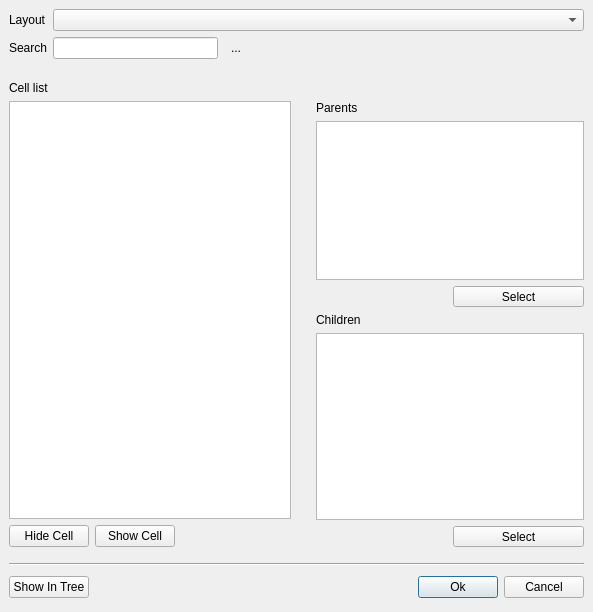
<?xml version="1.0" encoding="UTF-8"?>
<ui version="4.0">
 <class>CellSelectionForm</class>
 <widget class="QDialog" name="CellSelectionForm">
  <property name="geometry">
   <rect>
    <x>0</x>
    <y>0</y>
    <width>593</width>
    <height>612</height>
   </rect>
  </property>
  <property name="windowTitle">
   <string>Select Cell</string>
  </property>
  <layout class="QVBoxLayout">
   <property name="spacing">
    <number>6</number>
   </property>
   <property name="leftMargin">
    <number>9</number>
   </property>
   <property name="topMargin">
    <number>9</number>
   </property>
   <property name="rightMargin">
    <number>9</number>
   </property>
   <property name="bottomMargin">
    <number>9</number>
   </property>
   <item>
    <widget class="QFrame" name="frame8">
     <property name="frameShape">
      <enum>QFrame::NoFrame</enum>
     </property>
     <property name="frameShadow">
      <enum>QFrame::Raised</enum>
     </property>
     <layout class="QGridLayout">
      <property name="leftMargin">
       <number>0</number>
      </property>
      <property name="topMargin">
       <number>0</number>
      </property>
      <property name="rightMargin">
       <number>0</number>
      </property>
      <property name="bottomMargin">
       <number>0</number>
      </property>
      <property name="spacing">
       <number>6</number>
      </property>
      <item row="5" column="0">
       <widget class="QFrame" name="tools_frame">
        <property name="frameShape">
         <enum>QFrame::NoFrame</enum>
        </property>
        <property name="frameShadow">
         <enum>QFrame::Raised</enum>
        </property>
        <layout class="QHBoxLayout">
         <property name="spacing">
          <number>6</number>
         </property>
         <property name="leftMargin">
          <number>0</number>
         </property>
         <property name="topMargin">
          <number>0</number>
         </property>
         <property name="rightMargin">
          <number>0</number>
         </property>
         <property name="bottomMargin">
          <number>0</number>
         </property>
         <item>
          <widget class="QPushButton" name="pb_hide">
           <property name="text">
            <string>Hide Cell</string>
           </property>
          </widget>
         </item>
         <item>
          <widget class="QPushButton" name="pb_show">
           <property name="text">
            <string>Show Cell</string>
           </property>
          </widget>
         </item>
         <item>
          <spacer>
           <property name="orientation">
            <enum>Qt::Horizontal</enum>
           </property>
           <property name="sizeHint" stdset="0">
            <size>
             <width>40</width>
             <height>20</height>
            </size>
           </property>
          </spacer>
         </item>
        </layout>
       </widget>
      </item>
      <item row="3" column="0" rowspan="2">
       <widget class="QTreeView" name="lv_cells">
        <property name="sizePolicy">
         <sizepolicy hsizetype="Expanding" vsizetype="Expanding">
          <horstretch>1</horstretch>
          <verstretch>1</verstretch>
         </sizepolicy>
        </property>
        <property name="selectionMode">
         <enum>QAbstractItemView::ExtendedSelection</enum>
        </property>
        <property name="uniformRowHeights">
         <bool>true</bool>
        </property>
       </widget>
      </item>
      <item row="4" column="2" rowspan="2">
       <widget class="QFrame" name="frame_6">
        <property name="sizePolicy">
         <sizepolicy hsizetype="Preferred" vsizetype="Preferred">
          <horstretch>1</horstretch>
          <verstretch>0</verstretch>
         </sizepolicy>
        </property>
        <property name="frameShape">
         <enum>QFrame::NoFrame</enum>
        </property>
        <property name="frameShadow">
         <enum>QFrame::Raised</enum>
        </property>
        <layout class="QGridLayout">
         <property name="leftMargin">
          <number>0</number>
         </property>
         <property name="topMargin">
          <number>0</number>
         </property>
         <property name="rightMargin">
          <number>0</number>
         </property>
         <property name="bottomMargin">
          <number>0</number>
         </property>
         <property name="spacing">
          <number>6</number>
         </property>
         <item row="2" column="2">
          <widget class="QToolButton" name="tb_set_child">
           <property name="sizePolicy">
            <sizepolicy hsizetype="Preferred" vsizetype="Preferred">
             <horstretch>0</horstretch>
             <verstretch>0</verstretch>
            </sizepolicy>
           </property>
           <property name="text">
            <string>Select</string>
           </property>
          </widget>
         </item>
         <item row="2" column="1">
          <spacer>
           <property name="orientation">
            <enum>Qt::Horizontal</enum>
           </property>
           <property name="sizeHint" stdset="0">
            <size>
             <width>40</width>
             <height>20</height>
            </size>
           </property>
          </spacer>
         </item>
         <item row="1" column="1" colspan="2">
          <widget class="QTreeView" name="lv_children">
           <property name="sizePolicy">
            <sizepolicy hsizetype="Expanding" vsizetype="Expanding">
             <horstretch>1</horstretch>
             <verstretch>1</verstretch>
            </sizepolicy>
           </property>
           <property name="uniformRowHeights">
            <bool>true</bool>
           </property>
          </widget>
         </item>
         <item row="0" column="1">
          <widget class="QLabel" name="textLabel2">
           <property name="text">
            <string>Children</string>
           </property>
          </widget>
         </item>
         <item row="0" column="0">
          <widget class="QLabel" name="label_5">
           <property name="text">
            <string/>
           </property>
           <property name="pixmap">
            <pixmap resource="../lay/layResources.qrc">:/right_16px.png</pixmap>
           </property>
          </widget>
         </item>
        </layout>
       </widget>
      </item>
      <item row="1" column="0" colspan="3">
       <spacer>
        <property name="orientation">
         <enum>Qt::Vertical</enum>
        </property>
        <property name="sizeType">
         <enum>QSizePolicy::Fixed</enum>
        </property>
        <property name="sizeHint" stdset="0">
         <size>
          <width>451</width>
          <height>16</height>
         </size>
        </property>
       </spacer>
      </item>
      <item row="0" column="0" colspan="3">
       <widget class="QFrame" name="frame_4">
        <property name="frameShape">
         <enum>QFrame::NoFrame</enum>
        </property>
        <property name="frameShadow">
         <enum>QFrame::Raised</enum>
        </property>
        <layout class="QGridLayout">
         <property name="leftMargin">
          <number>0</number>
         </property>
         <property name="topMargin">
          <number>0</number>
         </property>
         <property name="rightMargin">
          <number>0</number>
         </property>
         <property name="bottomMargin">
          <number>0</number>
         </property>
         <property name="spacing">
          <number>6</number>
         </property>
         <item row="0" column="0">
          <widget class="QLabel" name="layout_lbl">
           <property name="text">
            <string>Layout</string>
           </property>
          </widget>
         </item>
         <item row="1" column="0">
          <widget class="QLabel" name="label_2">
           <property name="text">
            <string>Search</string>
           </property>
          </widget>
         </item>
         <item row="1" column="1">
          <widget class="lay::DecoratedLineEdit" name="le_cell_name">
           <property name="sizePolicy">
            <sizepolicy hsizetype="Expanding" vsizetype="Fixed">
             <horstretch>1</horstretch>
             <verstretch>1</verstretch>
            </sizepolicy>
           </property>
          </widget>
         </item>
         <item row="1" column="2">
          <widget class="QToolButton" name="find_next">
           <property name="toolTip">
            <string>Find Next</string>
           </property>
           <property name="text">
            <string>...</string>
           </property>
           <property name="icon">
            <iconset resource="../lay/layResources.qrc">
             <normaloff>:/find.png</normaloff>:/find.png</iconset>
           </property>
           <property name="autoRaise">
            <bool>true</bool>
           </property>
          </widget>
         </item>
         <item row="0" column="1" colspan="4">
          <widget class="QComboBox" name="cb_views">
           <property name="sizePolicy">
            <sizepolicy hsizetype="Expanding" vsizetype="Fixed">
             <horstretch>1</horstretch>
             <verstretch>1</verstretch>
            </sizepolicy>
           </property>
          </widget>
         </item>
         <item row="1" column="3" colspan="2">
          <spacer name="horizontalSpacer">
           <property name="orientation">
            <enum>Qt::Horizontal</enum>
           </property>
           <property name="sizeHint" stdset="0">
            <size>
             <width>40</width>
             <height>20</height>
            </size>
           </property>
          </spacer>
         </item>
        </layout>
       </widget>
      </item>
      <item row="4" column="1" rowspan="2">
       <widget class="QFrame" name="frame_8">
        <property name="frameShape">
         <enum>QFrame::NoFrame</enum>
        </property>
        <property name="frameShadow">
         <enum>QFrame::Raised</enum>
        </property>
        <layout class="QVBoxLayout">
         <property name="spacing">
          <number>6</number>
         </property>
         <property name="leftMargin">
          <number>0</number>
         </property>
         <property name="topMargin">
          <number>0</number>
         </property>
         <property name="rightMargin">
          <number>0</number>
         </property>
         <property name="bottomMargin">
          <number>0</number>
         </property>
        </layout>
       </widget>
      </item>
      <item row="3" column="2">
       <widget class="QFrame" name="frame_5">
        <property name="sizePolicy">
         <sizepolicy hsizetype="Preferred" vsizetype="Preferred">
          <horstretch>1</horstretch>
          <verstretch>0</verstretch>
         </sizepolicy>
        </property>
        <property name="frameShape">
         <enum>QFrame::NoFrame</enum>
        </property>
        <property name="frameShadow">
         <enum>QFrame::Raised</enum>
        </property>
        <layout class="QGridLayout">
         <property name="leftMargin">
          <number>0</number>
         </property>
         <property name="topMargin">
          <number>0</number>
         </property>
         <property name="rightMargin">
          <number>0</number>
         </property>
         <property name="bottomMargin">
          <number>0</number>
         </property>
         <property name="spacing">
          <number>6</number>
         </property>
         <item row="2" column="1">
          <spacer>
           <property name="orientation">
            <enum>Qt::Horizontal</enum>
           </property>
           <property name="sizeHint" stdset="0">
            <size>
             <width>40</width>
             <height>20</height>
            </size>
           </property>
          </spacer>
         </item>
         <item row="2" column="2">
          <widget class="QToolButton" name="tb_set_parent">
           <property name="sizePolicy">
            <sizepolicy hsizetype="Preferred" vsizetype="Preferred">
             <horstretch>0</horstretch>
             <verstretch>0</verstretch>
            </sizepolicy>
           </property>
           <property name="text">
            <string>Select</string>
           </property>
          </widget>
         </item>
         <item row="1" column="1" colspan="2">
          <widget class="QTreeView" name="lv_parents">
           <property name="sizePolicy">
            <sizepolicy hsizetype="Expanding" vsizetype="Expanding">
             <horstretch>1</horstretch>
             <verstretch>1</verstretch>
            </sizepolicy>
           </property>
           <property name="uniformRowHeights">
            <bool>true</bool>
           </property>
          </widget>
         </item>
         <item row="0" column="1" colspan="2">
          <widget class="QLabel" name="textLabel1">
           <property name="text">
            <string>Parents</string>
           </property>
          </widget>
         </item>
         <item row="0" column="0">
          <widget class="QLabel" name="label_4">
           <property name="text">
            <string/>
           </property>
           <property name="pixmap">
            <pixmap resource="../lay/layResources.qrc">:/right_16px.png</pixmap>
           </property>
          </widget>
         </item>
        </layout>
       </widget>
      </item>
      <item row="2" column="0" colspan="3">
       <widget class="QLabel" name="label_3">
        <property name="text">
         <string>Cell list</string>
        </property>
       </widget>
      </item>
     </layout>
    </widget>
   </item>
   <item>
    <spacer>
     <property name="orientation">
      <enum>Qt::Vertical</enum>
     </property>
     <property name="sizeType">
      <enum>QSizePolicy::Fixed</enum>
     </property>
     <property name="sizeHint" stdset="0">
      <size>
       <width>20</width>
       <height>10</height>
      </size>
     </property>
    </spacer>
   </item>
   <item>
    <widget class="Line" name="line_4">
     <property name="orientation">
      <enum>Qt::Horizontal</enum>
     </property>
    </widget>
   </item>
   <item>
    <widget class="QFrame" name="frame5">
     <property name="frameShape">
      <enum>QFrame::NoFrame</enum>
     </property>
     <property name="frameShadow">
      <enum>QFrame::Raised</enum>
     </property>
     <layout class="QHBoxLayout">
      <property name="spacing">
       <number>6</number>
      </property>
      <property name="leftMargin">
       <number>0</number>
      </property>
      <property name="topMargin">
       <number>0</number>
      </property>
      <property name="rightMargin">
       <number>0</number>
      </property>
      <property name="bottomMargin">
       <number>0</number>
      </property>
      <item>
       <widget class="QPushButton" name="apply_button">
        <property name="text">
         <string>Show In Tree</string>
        </property>
       </widget>
      </item>
      <item>
       <spacer>
        <property name="orientation">
         <enum>Qt::Horizontal</enum>
        </property>
        <property name="sizeType">
         <enum>QSizePolicy::Expanding</enum>
        </property>
        <property name="sizeHint" stdset="0">
         <size>
          <width>91</width>
          <height>31</height>
         </size>
        </property>
       </spacer>
      </item>
      <item>
       <widget class="QPushButton" name="ok_button">
        <property name="text">
         <string>Ok</string>
        </property>
        <property name="default">
         <bool>true</bool>
        </property>
       </widget>
      </item>
      <item>
       <widget class="QPushButton" name="cancel_button">
        <property name="text">
         <string>Cancel</string>
        </property>
       </widget>
      </item>
     </layout>
    </widget>
   </item>
  </layout>
 </widget>
 <layoutdefault spacing="6" margin="11"/>
 <customwidgets>
  <customwidget>
   <class>lay::DecoratedLineEdit</class>
   <extends>QLineEdit</extends>
   <header>layWidgets.h</header>
  </customwidget>
 </customwidgets>
 <resources>
  <include location="../lay/layResources.qrc"/>
 </resources>
 <connections/>
</ui>
